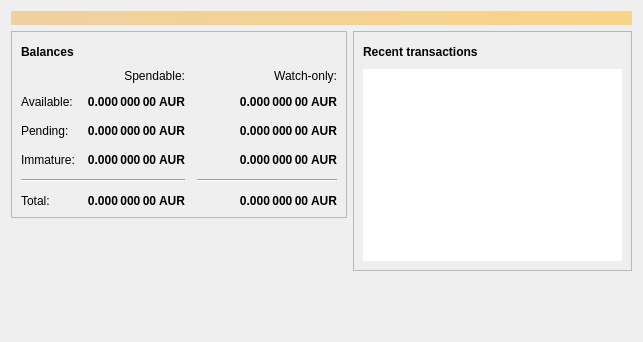
<?xml version="1.0" encoding="UTF-8"?>
<ui version="4.0">
 <class>OverviewPage</class>
 <widget class="QWidget" name="OverviewPage">
  <property name="geometry">
   <rect>
    <x>0</x>
    <y>0</y>
    <width>643</width>
    <height>342</height>
   </rect>
  </property>
  <property name="windowTitle">
   <string>Form</string>
  </property>
  <property name="styleSheet">
   <string notr="true"/>
  </property>
  <layout class="QVBoxLayout" name="topLayout">
   <item>
    <widget class="QLabel" name="labelAlerts">
     <property name="visible">
      <bool>false</bool>
     </property>
     <property name="styleSheet">
      <string notr="true">QLabel { background-color: qlineargradient(x1: 0, y1: 0, x2: 1, y2: 0, stop:0 #F0D0A0, stop:1 #F8D488); color:#000000; }</string>
     </property>
     <property name="wordWrap">
      <bool>true</bool>
     </property>
     <property name="margin">
      <number>3</number>
     </property>
     <property name="textInteractionFlags">
      <set>Qt::TextSelectableByMouse</set>
     </property>
    </widget>
   </item>
   <item>
    <layout class="QHBoxLayout" name="horizontalLayout" stretch="1,1">
     <item>
      <layout class="QVBoxLayout" name="verticalLayout_2">
       <item>
        <widget class="QFrame" name="frame">
         <property name="frameShape">
          <enum>QFrame::StyledPanel</enum>
         </property>
         <property name="frameShadow">
          <enum>QFrame::Raised</enum>
         </property>
         <layout class="QVBoxLayout" name="verticalLayout_4">
          <item>
           <layout class="QHBoxLayout" name="horizontalLayout_4">
            <item>
             <widget class="QLabel" name="label_5">
              <property name="font">
               <font>
                <weight>75</weight>
                <bold>true</bold>
               </font>
              </property>
              <property name="text">
               <string>Balances</string>
              </property>
             </widget>
            </item>
            <item>
             <widget class="QPushButton" name="labelWalletStatus">
              <property name="enabled">
               <bool>true</bool>
              </property>
              <property name="maximumSize">
               <size>
                <width>30</width>
                <height>16777215</height>
               </size>
              </property>
              <property name="toolTip">
               <string>The displayed information may be out of date. Your wallet automatically synchronizes with the Auroracoin network after a connection is established, but this process has not completed yet.</string>
              </property>
              <property name="text">
               <string/>
              </property>
              <property name="icon">
               <iconset resource="../digibyte.qrc">
                <normaloff>:/icons/warning</normaloff>
                <disabledoff>:/icons/warning</disabledoff>:/icons/warning</iconset>
              </property>
              <property name="iconSize">
               <size>
                <width>24</width>
                <height>24</height>
               </size>
              </property>
              <property name="flat">
               <bool>true</bool>
              </property>
             </widget>
            </item>
            <item>
             <spacer name="horizontalSpacer_3">
              <property name="orientation">
               <enum>Qt::Horizontal</enum>
              </property>
              <property name="sizeHint" stdset="0">
               <size>
                <width>40</width>
                <height>20</height>
               </size>
              </property>
             </spacer>
            </item>
           </layout>
          </item>
          <item>
           <layout class="QGridLayout" name="gridLayout">
            <property name="spacing">
             <number>12</number>
            </property>
            <item row="2" column="2">
             <widget class="QLabel" name="labelWatchPending">
              <property name="font">
               <font>
                <weight>75</weight>
                <bold>true</bold>
               </font>
              </property>
              <property name="cursor">
               <cursorShape>IBeamCursor</cursorShape>
              </property>
              <property name="toolTip">
               <string>Unconfirmed transactions to watch-only addresses</string>
              </property>
              <property name="text">
               <string notr="true">0.000 000 00 AUR</string>
              </property>
              <property name="alignment">
               <set>Qt::AlignRight|Qt::AlignTrailing|Qt::AlignVCenter</set>
              </property>
              <property name="textInteractionFlags">
               <set>Qt::LinksAccessibleByMouse|Qt::TextSelectableByKeyboard|Qt::TextSelectableByMouse</set>
              </property>
             </widget>
            </item>
            <item row="2" column="1">
             <widget class="QLabel" name="labelUnconfirmed">
              <property name="font">
               <font>
                <weight>75</weight>
                <bold>true</bold>
               </font>
              </property>
              <property name="cursor">
               <cursorShape>IBeamCursor</cursorShape>
              </property>
              <property name="toolTip">
               <string>Total of transactions that have yet to be confirmed, and do not yet count toward the spendable balance</string>
              </property>
              <property name="text">
               <string notr="true">0.000 000 00 AUR</string>
              </property>
              <property name="alignment">
               <set>Qt::AlignRight|Qt::AlignTrailing|Qt::AlignVCenter</set>
              </property>
              <property name="textInteractionFlags">
               <set>Qt::LinksAccessibleByMouse|Qt::TextSelectableByKeyboard|Qt::TextSelectableByMouse</set>
              </property>
             </widget>
            </item>
            <item row="3" column="2">
             <widget class="QLabel" name="labelWatchImmature">
              <property name="font">
               <font>
                <weight>75</weight>
                <bold>true</bold>
               </font>
              </property>
              <property name="cursor">
               <cursorShape>IBeamCursor</cursorShape>
              </property>
              <property name="toolTip">
               <string>Mined balance in watch-only addresses that has not yet matured</string>
              </property>
              <property name="text">
               <string notr="true">0.000 000 00 AUR</string>
              </property>
              <property name="alignment">
               <set>Qt::AlignRight|Qt::AlignTrailing|Qt::AlignVCenter</set>
              </property>
              <property name="textInteractionFlags">
               <set>Qt::LinksAccessibleByMouse|Qt::TextSelectableByKeyboard|Qt::TextSelectableByMouse</set>
              </property>
             </widget>
            </item>
            <item row="4" column="0" colspan="2">
             <widget class="Line" name="line">
              <property name="orientation">
               <enum>Qt::Horizontal</enum>
              </property>
             </widget>
            </item>
            <item row="4" column="2">
             <widget class="Line" name="lineWatchBalance">
              <property name="sizePolicy">
               <sizepolicy hsizetype="Preferred" vsizetype="Fixed">
                <horstretch>0</horstretch>
                <verstretch>0</verstretch>
               </sizepolicy>
              </property>
              <property name="minimumSize">
               <size>
                <width>140</width>
                <height>0</height>
               </size>
              </property>
              <property name="orientation">
               <enum>Qt::Horizontal</enum>
              </property>
             </widget>
            </item>
            <item row="5" column="0">
             <widget class="QLabel" name="labelTotalText">
              <property name="text">
               <string>Total:</string>
              </property>
             </widget>
            </item>
            <item row="3" column="1">
             <widget class="QLabel" name="labelImmature">
              <property name="font">
               <font>
                <weight>75</weight>
                <bold>true</bold>
               </font>
              </property>
              <property name="cursor">
               <cursorShape>IBeamCursor</cursorShape>
              </property>
              <property name="toolTip">
               <string>Mined balance that has not yet matured</string>
              </property>
              <property name="text">
               <string notr="true">0.000 000 00 AUR</string>
              </property>
              <property name="alignment">
               <set>Qt::AlignRight|Qt::AlignTrailing|Qt::AlignVCenter</set>
              </property>
              <property name="textInteractionFlags">
               <set>Qt::LinksAccessibleByMouse|Qt::TextSelectableByKeyboard|Qt::TextSelectableByMouse</set>
              </property>
             </widget>
            </item>
            <item row="2" column="3">
             <spacer name="horizontalSpacer_2">
              <property name="orientation">
               <enum>Qt::Horizontal</enum>
              </property>
              <property name="sizeHint" stdset="0">
               <size>
                <width>40</width>
                <height>20</height>
               </size>
              </property>
             </spacer>
            </item>
            <item row="3" column="0">
             <widget class="QLabel" name="labelImmatureText">
              <property name="text">
               <string>Immature:</string>
              </property>
             </widget>
            </item>
            <item row="5" column="1">
             <widget class="QLabel" name="labelTotal">
              <property name="font">
               <font>
                <weight>75</weight>
                <bold>true</bold>
               </font>
              </property>
              <property name="cursor">
               <cursorShape>IBeamCursor</cursorShape>
              </property>
              <property name="toolTip">
               <string>Your current total balance</string>
              </property>
              <property name="text">
               <string notr="true">0.000 000 00 AUR</string>
              </property>
              <property name="alignment">
               <set>Qt::AlignRight|Qt::AlignTrailing|Qt::AlignVCenter</set>
              </property>
              <property name="textInteractionFlags">
               <set>Qt::LinksAccessibleByMouse|Qt::TextSelectableByKeyboard|Qt::TextSelectableByMouse</set>
              </property>
             </widget>
            </item>
            <item row="5" column="2">
             <widget class="QLabel" name="labelWatchTotal">
              <property name="font">
               <font>
                <weight>75</weight>
                <bold>true</bold>
               </font>
              </property>
              <property name="cursor">
               <cursorShape>IBeamCursor</cursorShape>
              </property>
              <property name="toolTip">
               <string>Current total balance in watch-only addresses</string>
              </property>
              <property name="text">
               <string notr="true">0.000 000 00 AUR</string>
              </property>
              <property name="alignment">
               <set>Qt::AlignRight|Qt::AlignTrailing|Qt::AlignVCenter</set>
              </property>
              <property name="textInteractionFlags">
               <set>Qt::LinksAccessibleByMouse|Qt::TextSelectableByKeyboard|Qt::TextSelectableByMouse</set>
              </property>
             </widget>
            </item>
            <item row="0" column="2">
             <widget class="QLabel" name="labelWatchonly">
              <property name="text">
               <string>Watch-only:</string>
              </property>
              <property name="alignment">
               <set>Qt::AlignRight|Qt::AlignTrailing|Qt::AlignVCenter</set>
              </property>
             </widget>
            </item>
            <item row="1" column="0">
             <widget class="QLabel" name="labelBalanceText">
              <property name="text">
               <string>Available:</string>
              </property>
             </widget>
            </item>
            <item row="1" column="1">
             <widget class="QLabel" name="labelBalance">
              <property name="font">
               <font>
                <weight>75</weight>
                <bold>true</bold>
               </font>
              </property>
              <property name="cursor">
               <cursorShape>IBeamCursor</cursorShape>
              </property>
              <property name="toolTip">
               <string>Your current spendable balance</string>
              </property>
              <property name="text">
               <string notr="true">0.000 000 00 AUR</string>
              </property>
              <property name="alignment">
               <set>Qt::AlignRight|Qt::AlignTrailing|Qt::AlignVCenter</set>
              </property>
              <property name="textInteractionFlags">
               <set>Qt::LinksAccessibleByMouse|Qt::TextSelectableByKeyboard|Qt::TextSelectableByMouse</set>
              </property>
             </widget>
            </item>
            <item row="1" column="2">
             <widget class="QLabel" name="labelWatchAvailable">
              <property name="font">
               <font>
                <weight>75</weight>
                <bold>true</bold>
               </font>
              </property>
              <property name="cursor">
               <cursorShape>IBeamCursor</cursorShape>
              </property>
              <property name="toolTip">
               <string>Your current balance in watch-only addresses</string>
              </property>
              <property name="text">
               <string notr="true">0.000 000 00 AUR</string>
              </property>
              <property name="alignment">
               <set>Qt::AlignRight|Qt::AlignTrailing|Qt::AlignVCenter</set>
              </property>
              <property name="textInteractionFlags">
               <set>Qt::LinksAccessibleByMouse|Qt::TextSelectableByKeyboard|Qt::TextSelectableByMouse</set>
              </property>
             </widget>
            </item>
            <item row="2" column="0">
             <widget class="QLabel" name="labelPendingText">
              <property name="text">
               <string>Pending:</string>
              </property>
             </widget>
            </item>
            <item row="0" column="1">
             <widget class="QLabel" name="labelSpendable">
              <property name="text">
               <string>Spendable:</string>
              </property>
              <property name="alignment">
               <set>Qt::AlignRight|Qt::AlignTrailing|Qt::AlignVCenter</set>
              </property>
             </widget>
            </item>
           </layout>
          </item>
         </layout>
        </widget>
       </item>
       <item>
        <spacer name="verticalSpacer">
         <property name="orientation">
          <enum>Qt::Vertical</enum>
         </property>
         <property name="sizeHint" stdset="0">
          <size>
           <width>20</width>
           <height>40</height>
          </size>
         </property>
        </spacer>
       </item>
       <item>
        <widget class="QLabel" name="label_6">
         <property name="text">
          <string/>
         </property>
         <property name="pixmap">
          <pixmap>:/icons/backg</pixmap>
         </property>
         <property name="scaledContents">
          <bool>false</bool>
         </property>
         <property name="alignment">
          <set>Qt::AlignCenter</set>
         </property>
         <property name="margin">
          <number>-2</number>
         </property>
        </widget>
       </item>
      </layout>
     </item>
     <item>
      <layout class="QVBoxLayout" name="verticalLayout_3">
       <item>
        <widget class="QFrame" name="frame_2">
         <property name="frameShape">
          <enum>QFrame::StyledPanel</enum>
         </property>
         <property name="frameShadow">
          <enum>QFrame::Raised</enum>
         </property>
         <layout class="QVBoxLayout" name="verticalLayout">
          <item>
           <layout class="QHBoxLayout" name="horizontalLayout_2">
            <item>
             <widget class="QLabel" name="label_4">
              <property name="font">
               <font>
                <weight>75</weight>
                <bold>true</bold>
               </font>
              </property>
              <property name="text">
               <string>Recent transactions</string>
              </property>
             </widget>
            </item>
            <item>
             <widget class="QPushButton" name="labelTransactionsStatus">
              <property name="enabled">
               <bool>true</bool>
              </property>
              <property name="maximumSize">
               <size>
                <width>30</width>
                <height>16777215</height>
               </size>
              </property>
              <property name="toolTip">
               <string>The displayed information may be out of date. Your wallet automatically synchronizes with the Auroracoin network after a connection is established, but this process has not completed yet.</string>
              </property>
              <property name="text">
               <string/>
              </property>
              <property name="icon">
               <iconset resource="../digibyte.qrc">
                <normaloff>:/icons/warning</normaloff>
                <disabledoff>:/icons/warning</disabledoff>:/icons/warning</iconset>
              </property>
              <property name="iconSize">
               <size>
                <width>24</width>
                <height>24</height>
               </size>
              </property>
              <property name="flat">
               <bool>true</bool>
              </property>
             </widget>
            </item>
            <item>
             <spacer name="horizontalSpacer">
              <property name="orientation">
               <enum>Qt::Horizontal</enum>
              </property>
              <property name="sizeHint" stdset="0">
               <size>
                <width>40</width>
                <height>20</height>
               </size>
              </property>
             </spacer>
            </item>
           </layout>
          </item>
          <item>
           <widget class="QListView" name="listTransactions">
            <property name="styleSheet">
             <string notr="true">QListView { background: #ffffff; }</string>
            </property>
            <property name="frameShape">
             <enum>QFrame::NoFrame</enum>
            </property>
            <property name="verticalScrollBarPolicy">
             <enum>Qt::ScrollBarAlwaysOff</enum>
            </property>
            <property name="horizontalScrollBarPolicy">
             <enum>Qt::ScrollBarAlwaysOff</enum>
            </property>
            <property name="selectionMode">
             <enum>QAbstractItemView::NoSelection</enum>
            </property>
           </widget>
          </item>
         </layout>
        </widget>
       </item>
       <item>
        <spacer name="verticalSpacer_2">
         <property name="orientation">
          <enum>Qt::Vertical</enum>
         </property>
         <property name="sizeHint" stdset="0">
          <size>
           <width>20</width>
           <height>40</height>
          </size>
         </property>
        </spacer>
       </item>
      </layout>
     </item>
    </layout>
   </item>
  </layout>
 </widget>
 <resources>
  <include location="../digibyte.qrc"/>
 </resources>
 <connections/>
</ui>
